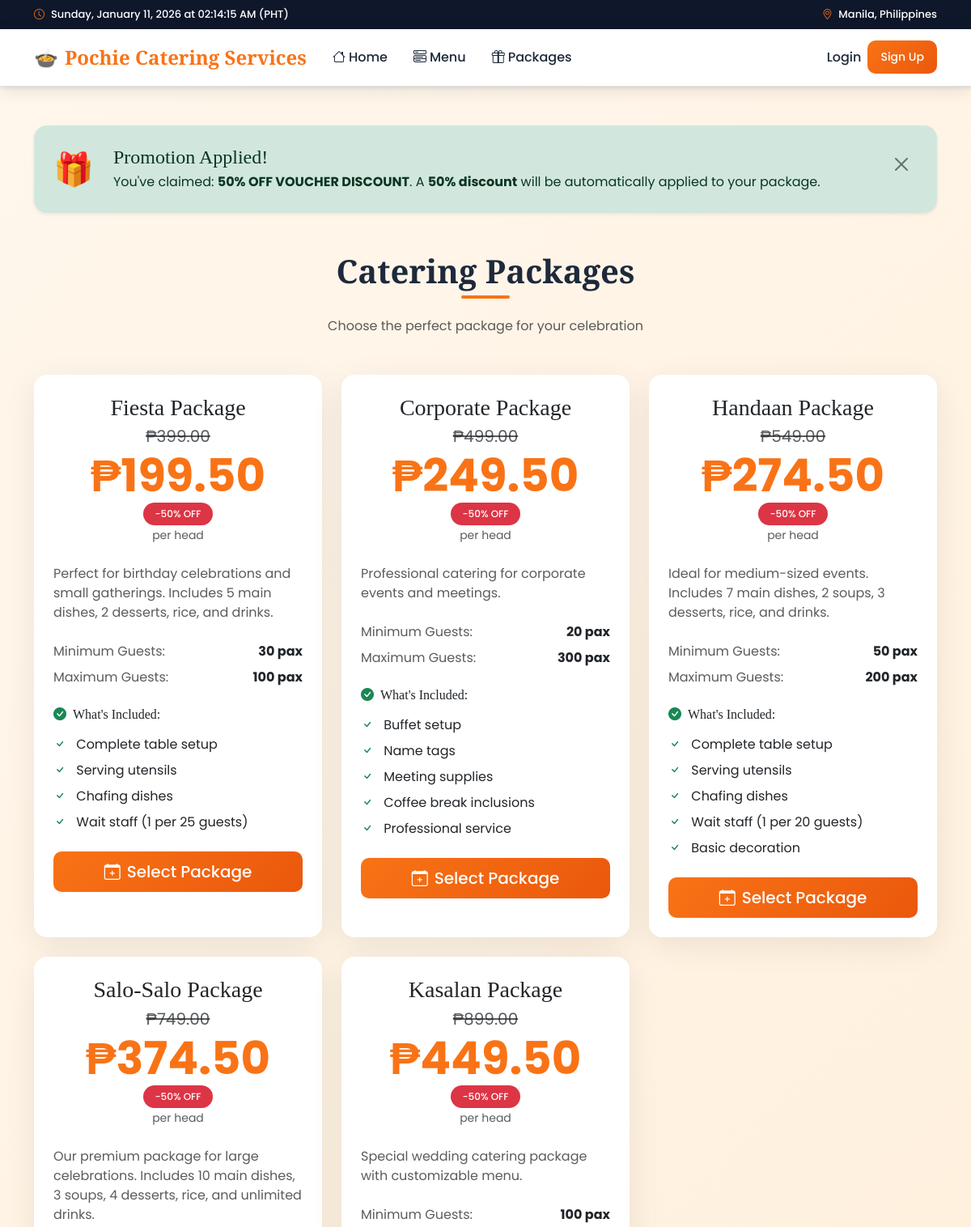
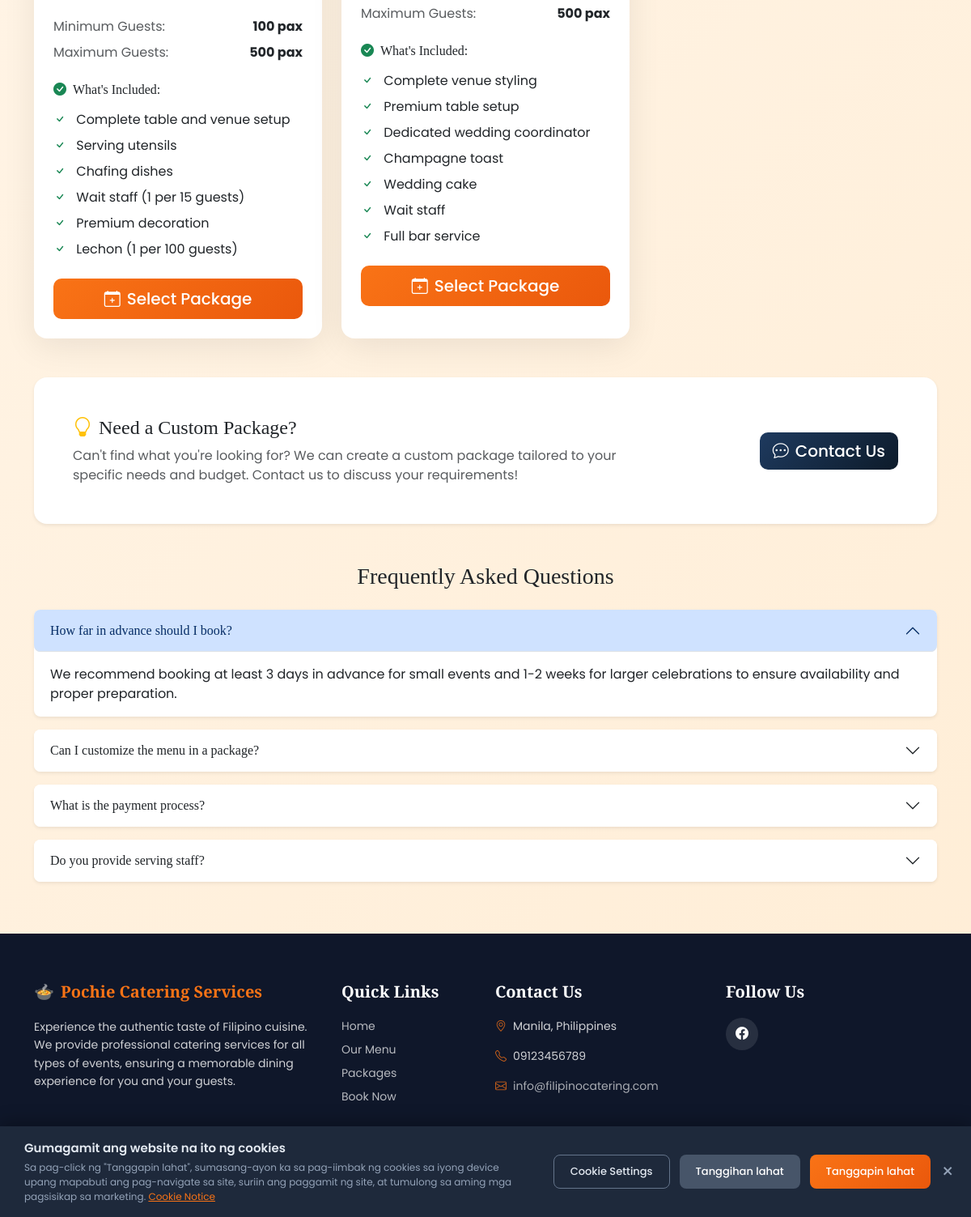
Page /packages.php?claim_promo=3 on the committed database (2 pictures, top to bottom).
### tables this page shows
CREATE TABLE `promotions` (
  `id` int(11) NOT NULL,
  `title` varchar(255) NOT NULL,
  `description` text DEFAULT NULL,
  `discount_percentage` int(11) DEFAULT 0,
  `image` varchar(255) DEFAULT NULL,
  `start_date` date DEFAULT NULL,
  `end_date` date DEFAULT NULL,
  `is_active` tinyint(1) DEFAULT 1,
  `created_by` int(11) DEFAULT NULL,
  `created_at` timestamp NOT NULL DEFAULT current_timestamp(),
  `updated_at` timestamp NOT NULL DEFAULT current_timestamp() ON UPDATE current_timestamp()
);

CREATE TABLE `packages` (
  `id` int(11) NOT NULL,
  `name` varchar(100) NOT NULL,
  `description` text DEFAULT NULL,
  `base_price` decimal(10,2) NOT NULL,
  `min_pax` int(11) DEFAULT 50,
  `max_pax` int(11) DEFAULT 500,
  `image` varchar(255) DEFAULT NULL,
  `inclusions` text DEFAULT NULL,
  `is_active` tinyint(1) DEFAULT 1,
  `created_at` timestamp NOT NULL DEFAULT current_timestamp()
);

### config/functions.php (called while the page is built, shortened)
<?php
function url($path) {
    return BASE_URL . '/' . ltrim($path, '/');
}
function formatPrice($price) {
    return '₱' . number_format($price, 2);
}
?>

### packages.php (the view, shortened to what this page needs)
<?php
require_once 'includes/header.php';
if (isset($_GET['claim_promo'])) {
    $promoId = (int)$_GET['claim_promo'];
    $promoQuery = $conn->query("SELECT * FROM promotions WHERE id = $promoId AND is_active = 1 AND (end_date IS NULL OR DATE(end_date) >= CURDATE()) AND (start_date IS NULL OR DATE(start_date) <= CURDATE())");
}
$claimedPromo = $_SESSION['claimed_promo'] ?? null;
$packages = $conn->query("SELECT * FROM packages WHERE is_active = 1 ORDER BY base_price");
?>
<div class="container py-5">
    <?php if ($claimedPromo): ?>
    <div class="alert alert-success alert-dismissible fade show mb-5 rounded-4 border-0 shadow-sm d-flex align-items-center p-4">
        <div class="fs-1 me-4">🎁</div>
        <div>
            <h4 class="alert-heading mb-1">Promotion Applied!</h4>
            <p class="mb-0">You've claimed: <strong><?= htmlspecialchars($claimedPromo['title']) ?></strong>.
            A <strong><?= $claimedPromo['discount'] ?>% discount</strong> will be automatically applied to your package.</p>
        </div>
        <a href="?remove_promo=1" class="btn-close" style="top: 20px; right: 20px;"></a>
    </div>
    <?php
    endif;
    ?>
    <div class="text-center mb-5">
        <h1 class="section-title">Catering Packages</h1>
        <p class="text-muted mt-4">Choose the perfect package for your celebration</p>
    </div>
    <div class="row g-4">
        <?php while($pkg = $packages->fetch_assoc()): ?>
        <div class="col-md-6 col-lg-4">
            <div class="card h-100 position-relative overflow-hidden">
                <div class="card-body p-4">
                    <div class="text-center mb-4">
                        <h3 class="mb-1"><?= htmlspecialchars($pkg['name']) ?></h3>
                        <?php if ($claimedPromo && $claimedPromo['discount'] > 0):
                            $originalPrice = $pkg['base_price'];
                            $discountAmount = ($originalPrice * $claimedPromo['discount']) / 100;
                            $discountedPrice = $originalPrice - $discountAmount;
                        ?>
                            <div class="mb-0">
                                <span class="text-decoration-line-through text-muted fs-5"><?= formatPrice($originalPrice) ?></span>
                                <p class="display-4 fw-bold mb-0" style="color: var(--primary);">
                                    <?= formatPrice($discountedPrice) ?>
                                </p>
                                <span class="badge bg-danger rounded-pill">-<?= $claimedPromo['discount'] ?>% OFF</span>
                            </div>
                        <?php else: ?>
                            <p class="display-4 fw-bold mb-0" style="color: var(--primary);">
                                <?= formatPrice($pkg['base_price']) ?>
                            </p>
                        <?php endif; ?>
                        <small class="text-muted">per head</small>
                    </div>
                    <p class="text-muted mb-4"><?= htmlspecialchars($pkg['description']) ?></p>
                    <div class="mb-4">
                        <div class="d-flex justify-content-between mb-2">
                            <span class="text-muted">Minimum Guests:</span>
                            <strong><?= $pkg['min_pax'] ?> pax</strong>
                        </div>
                        <div class="d-flex justify-content-between mb-2">
                            <span class="text-muted">Maximum Guests:</span>
                            <strong><?= $pkg['max_pax'] ?> pax</strong>
                        </div>
                    </div>
                    <h6 class="mb-3"><i class="bi bi-check-circle-fill text-success me-2"></i>What's Included:</h6>
                    <ul class="list-unstyled mb-4">
                        <?php
                        $inclusions = explode(',', $pkg['inclusions']);
                        foreach($inclusions as $inc):
                        ?>
                        <li class="mb-2">
                            <i class="bi bi-check text-success me-2"></i>
                            <?= htmlspecialchars(trim($inc)) ?>
                        </li>
                        <?php endforeach; ?>
                    </ul>
                    <div class="d-grid gap-2">
                        <a href="<?= url('book.php?package=' . $pkg['id']) ?>" class="btn btn-primary btn-lg">
                            <i class="bi bi-calendar-plus me-2"></i>Select Package
                        </a>
                    </div>
                </div>
            </div>
        </div>
        <?php endwhile; ?>
    </div>
    <div class="mt-5 p-5 bg-white rounded-4 shadow-sm">
        <div class="row align-items-center">
            <div class="col-md-8">
                <h4><i class="bi bi-lightbulb text-warning me-2"></i>Need a Custom Package?</h4>
                <p class="text-muted mb-0">Can't find what you're looking for? We can create a custom package tailored to your specific needs and budget. Contact us to discuss your requirements!</p>
            </div>
            <div class="col-md-4 text-md-end mt-3 mt-md-0">
                <a href="<?= url('book.php') ?>" class="btn btn-secondary btn-lg">
                    <i class="bi bi-chat-dots me-2"></i>Contact Us
                </a>
            </div>
        </div>
    </div>
    <div class="mt-5">
        <h3 class="text-center mb-4">Frequently Asked Questions</h3>
        <div class="accordion" id="faqAccordion">
            <div class="accordion-item border-0 mb-3 rounded-3 shadow-sm">
                <h2 class="accordion-header">
                    <button class="accordion-button rounded-3" type="button" data-bs-toggle="collapse" data-bs-target="#faq1">
                        How far in advance should I book?
                    </button>
                </h2>
                <div id="faq1" class="accordion-collapse collapse show" data-bs-parent="#faqAccordion">
                    <div class="accordion-body">
                        We recommend booking at least 3 days in advance for small events and 1-2 weeks for larger celebrations to ensure availability and proper preparation.
                    </div>
                </div>
            </div>
            <div class="accordion-item border-0 mb-3 rounded-3 shadow-sm">
                <h2 class="accordion-header">
                    <button class="accordion-button collapsed rounded-3" type="button" data-bs-toggle="collapse" data-bs-target="#faq2">
                        Can I customize the menu in a package?
                    </button>
                </h2>
            </div>
            <div class="accordion-item border-0 mb-3 rounded-3 shadow-sm">
                <h2 class="accordion-header">
                    <button class="accordion-button collapsed rounded-3" type="button" data-bs-toggle="collapse" data-bs-target="#faq3">
                        What is the payment process?
                    </button>
                </h2>
            </div>
            <div class="accordion-item border-0 mb-3 rounded-3 shadow-sm">
                <h2 class="accordion-header">
                    <button class="accordion-button collapsed rounded-3" type="button" data-bs-toggle="collapse" data-bs-target="#faq4">
                        Do you provide serving staff?
                    </button>
                </h2>
            </div>
        </div>
    </div>
</div>
<?php require_once 'includes/footer.php'; ?>

### includes/header.php (style rules this page uses)
:root { --primary: #f97316; --primary-dark: #ea580c; --secondary: #1e3a5f; --accent: #22c55e; --cream: #fffbeb; --dark: #1e293b; }
body { font-family: 'Poppins', sans-serif; background: linear-gradient(135deg, #fff7ed 0%, #ffedd5 100%); min-height: 100vh; }
h1, h2, h3, h4, h5, h6 { font-family: 'Playfair Display', serif; }
.btn-primary { background: linear-gradient(135deg, var(--primary) 0%, var(--primary-dark) 100%); border: none; font-weight: 500; border-radius: 10px; padding: 10px 25px; }
.btn-secondary { background: linear-gradient(135deg, var(--secondary) 0%, #0d1b2a 100%); border: none; color: white; font-weight: 500; border-radius: 10px; }
.card { border: none; border-radius: 16px; box-shadow: 0 10px 40px rgba(0,0,0,0.08); transition: transform 0.3s, box-shadow 0.3s; }
.section-title { position: relative; display: inline-block; color: var(--dark); font-weight: 700; }
.section-title::after { content: ''; position: absolute; bottom: -10px; left: 50%; transform: translateX(-50%); width: 60px; height: 4px; background: var(--primary); border-radius: 2px; }
.badge { padding: 8px 15px; border-radius: 8px; font-weight: 500; }

### rows in the picture
promotions: title "50% OFF VOUCHER DISCOUNT", discount_percentage "50"
packages: name "Fiesta Package", base_price "₱399.00", base_price.discount_percentage "₱199.50", description "Perfect for birthday celebrations and small gatherings. Includes 5 main dishes, 2 desserts, rice, and drinks.", min_pax "30", max_pax "100", inclusions "Complete table setup", inclusions "Serving utensils", inclusions "Chafing dishes", inclusions "Wait staff (1 per 25 guests)"
packages: name "Corporate Package", base_price "₱499.00", base_price.discount_percentage "₱249.50", description "Professional catering for corporate events and meetings.", min_pax "20", max_pax "300", inclusions "Buffet setup", inclusions "Name tags", inclusions "Meeting supplies", inclusions "Coffee break inclusions", inclusions "Professional service"
packages: name "Handaan Package", base_price "₱549.00", base_price.discount_percentage "₱274.50", description "Ideal for medium-sized events. Includes 7 main dishes, 2 soups, 3 desserts, rice, and drinks.", min_pax "50", max_pax "200", inclusions "Complete table setup", inclusions "Serving utensils", inclusions "Chafing dishes", inclusions "Wait staff (1 per 20 guests)", inclusions "Basic decoration"
packages: name "Salo-Salo Package", base_price "₱749.00", base_price.discount_percentage "₱374.50", description "Our premium package for large celebrations. Includes 10 main dishes, 3 soups, 4 desserts, rice, and unlimited drinks.", min_pax "100", max_pax "500", inclusions "Complete table and venue setup", inclusions "Serving utensils", inclusions "Chafing dishes", inclusions "Wait staff (1 per 15 guests)", inclusions "Premium decoration", inclusions "Lechon (1 per 100 guests)"
packages: name "Kasalan Package", base_price "₱899.00", base_price.discount_percentage "₱449.50", description "Special wedding catering package with customizable menu.", min_pax "100", max_pax "500", inclusions "Complete venue styling", inclusions "Premium table setup", inclusions "Dedicated wedding coordinator", inclusions "Champagne toast", inclusions "Wedding cake", inclusions "Wait staff", inclusions "Full bar service"

### other values in the picture
$settings['site_address'] "Manila, Philippines"
$settings['site_name'] "Pochie Catering Services"
$siteName "Pochie Catering Services"
$siteAddress "Manila, Philippines"
$sitePhone "09123456789"
$siteEmail "info@filipinocatering.com"
